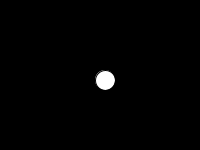
Frame 1 (no input)
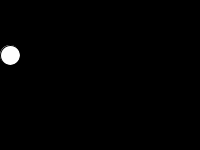
Frame 60 (the mouse pressed at the canvas centre just before this capture)
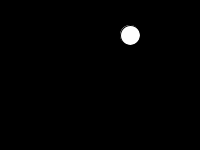
Frame 120 (the mouse held since frame 60 and released just before this capture)

The Processing sketch that drew these frames (run headless with seeded random() and noise(); from frame 60 on, the mouse is pressed at the canvas centre):

// Processing sketch: processing_120782
// ── processing_120782.pde

int posX, posY, velX, velY;
int sz = 20;

void setup(){
  size(200,150);
  posX = width/2;
  posY = height/2;
  velX = 5;
  velY = 5;
}

void draw(){
  background(0);
  
  //actualitzem posicions
  posX = posX+velX;
  posY = posY+velY;
  
  //dibuixem
  ellipse(posX,posY,sz,sz);

  //comprovem la posiciÃ³ X
  if((posX<0)||(posX>width)){
    velX = -velX;
  } 
    //comprovem la posiciÃ³ Y
  if((posY<0)||(posY>height)){
    velY = -velY;
  } 
}
